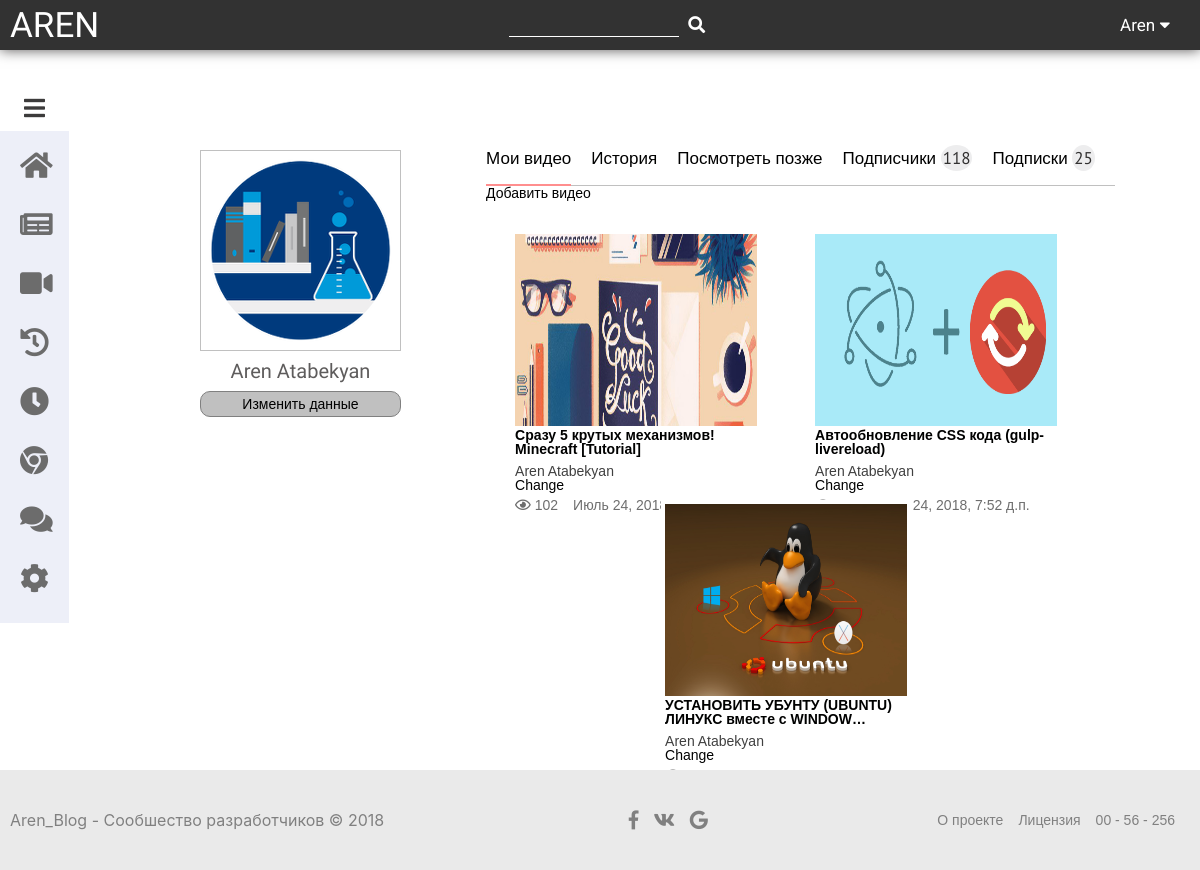
Page /accounts/kabinet/ (signed in) on the committed database.
### accounts/models.py (models this page shows, shortened)
class UserProfile(models.Model):
    user = models.OneToOneField(User,
                on_delete=models.CASCADE)
    avatar = models.ImageField(upload_to='imageusers',
                null=True,
                verbose_name='Изображение')
    followers = models.ManyToManyField(User,
                related_name='is_following',
                blank=True)
    following = models.ManyToManyField(User,
              related_name='is_followers',
              blank=True)
    story = models.ManyToManyField(VideoBlog,
                related_name='story',
                blank=True)
    view_later = models.ManyToManyField(VideoBlog,
                    related_name='view_latter',
                    blank=True)
    story_false = models.BooleanField(default=True)

### videoblog/models.py (models this page shows, shortened)
class VideoBlog(models.Model):
	user = models.ForeignKey(settings.AUTH_USER_MODEL,
								on_delete=models.CASCADE)
	title = models.TextField()
	data = models.DateTimeField(auto_now=True,
						auto_now_add=False)
	updated = models.DateTimeField(auto_now=True, auto_now_add=False)
	imgtitle = models.ImageField(upload_to='imgvideos')
	video = models.FileField(upload_to='videos')
	opisaniye = models.TextField()
	videotype = models.TextField(null=False)
	views = models.ManyToManyField(IpAdress)

### accounts/views.py (the view)
# urls.py: path('kabinet/', kabinet, name='kabinet'),
def kabinet(request):
	profilemy = UserProfile.objects.get_or_create(user=request.user)
	user = request.user
	pofile = UserProfile.objects.all()
	videoblog = VideoBlog.objects.all().order_by("-updated")
	context = {
		"user": user,
		"userpofile": pofile,
		"title": "PROFILE",
		"videoblog": videoblog,
	}
	if request.method == 'POST' and request.FILES['myfile']:
		myfile = request.FILES['myfile']
		user.userprofile.avatar = myfile
		user.userprofile.save()
	return render(request, 'accounts/kabinet.html', context)

### templates/accounts/kabinet.html (shortened to what this page needs)
{% extends 'home/home.html' %}
{% block content %}
{% load static %}
{% if user.is_authenticated %}
<div id="myProfile">
	{% if user.userprofile.avatar %}
	<div class="img">
		<img src="{{ user.userprofile.avatar.url }}" alt="">
		<p class="NameProfileP">
		{{ user.get_full_name }}</p>
		<p class="editProfileP">Изменить данные</p>
	</div>
	{% endif %}
	<div class="rightProfile">
		<div class="tab">
			<div class="tabTabs activeTab">
		<a href="/accounts/kabinet/">Мои видео</a></div>
		<div class="tabTabs">
	<a href="/accounts/kabinet/tab=story/">История</a></div>
		<div class="tabTabs ">Посмотреть позже</div>
		<div class="tabTabs">Подписчики
			<span>118</span></div>
		<div class="tabTabs">Подписки
			<span>25</span></div>
		</div>
		<p id="addvideop">Добавить видео</p>
		<div class="myPostsAnd">
			{% for videos in videoblog %}
			{% if videos.user == request.user %}
	<article class="myposts">
		<a href="/video/{{videos.id}}/">
		<img src="{{ videos.imgtitle.url }}" alt="">
		<h3>{{ videos.title|truncatechars:50 }}</h3>
		<p class="vieBlog">
		{{ videos.user.get_full_name }}</p>
		<p><a href="/video/{{videos.id}}/edit">
		Change</a></p>
		<div class="dataAndViewBlog">
			<p class="viewBlog">
			<i class="far fa-eye"></i> 102 </p>
		<p class="datablog">{{ videos.data }}</p>
		</div>
		</a>
	</article>
	{% endif %}
	{% endfor %}
		</div>
	</div>
</div>
{% else %}
<p>Запрешено</p>
{% endif %}
{% endblock content %}

### templates/home/headerandlog.html (shortened to what this page needs)
<header class="headermy">
	<p class="logo"><a href="/">AREN</a></p>
	<form method="GET"
	action="/listsearch/"
	class="formSearch">
		<input autocomplete="off" name="q" onclick="searchOpen()"
		class="textSearch" type="text">
		<button class="btnSearch" type="submit">
			<i class="fas fa-search"></i>
		</button>
	</form>
	<div class="righthomelog">
		{% if user.is_authenticated %}
		<p id="dropIProfile" >
		<a href="">{{ user.first_name }}</a>
		<i class="fas fa-caret-down"></i>
		</p>
		{% else %}
		<p onclick="loginDialog()"
		class="login">Войти</p>
		<p onclick="regDialog()"
		class="register">Регистрация</p>
		{% endif %}
	</div>
</header>

### static/css/style.css (style rules this page uses)
html { overflow-x: hidden; }
* { padding: 0; margin: 0; }
.logo { margin-left: 10px; margin-top: auto; margin-bottom: auto; cursor: pointer; }
.logo a { font-size: 35px; font-family: 'Italiana', serif; color: #FFFFFF; text-transform: uppercase; }
header { display: flex; }
.formSearch { margin: 13px auto auto; }
.righthomelog { display: flex; margin-top: auto; margin-bottom: auto; font-size: 17px; }
.righthomelog p { user-select: none; color: #FFFFFF; font-family: 'Roboto', sans-serif; }
.righthomelog p a { user-select: none; color: #FFFFFF; font-family: 'Roboto', sans-serif; }
.righthomelog p { margin-right: 10px; }
body { background-color: #FAFAFA; }
.btnSearch { border: none; padding: 2px 5px; background-color: #323232; color: #FFFFFF; font-size: 17px; }
.textSearch { border: none; border-bottom: 1px solid #FFFFFF; outline: none; background: #323232; font-size: 20px; width: 170px; color: #FFFFFF; }
.myposts { width: 250px; border: 4px solid white; height: 200px; margin-bottom: 70px; margin: 0 auto 70px auto; cursor: pointer; }
.myposts img { max-width: 100%; height: 100%; }
.vieBlog { margin-top: 8px; color: #404040; }
.dataAndViewBlog { margin-top: 6px; display: flex; }
.dataAndViewBlog p { color: #6E6E6E; }
.viewBlog { float: left; padding: 0 0; }
.datablog { margin-left: 15px; float: right; }
body { display: flex; flex-direction: column; }
.headermy { background-color: #323232; box-shadow: 0 0 0.9em #555353; position: fixed; top: 0; width: 100%; display: flex; height: 50px; z-index: 1; }
@media (min-width: 699px) { #myProfile { display: flex; flex-wrap: wrap; margin-left: 200px; margin-top: 150px; } }
#myProfile .img img { display: flex; justify-content: center; border: 1px solid silver; padding: 8px; }
@media (min-width: 918px) { .rightProfile { margin-left: 200px; margin: 0 auto; } }
@media (min-width: 980px) { .rightProfile .tab .tabTabs { padding-bottom: 17px; cursor: pointer; user-select: none; margin-right: 20px; font-size: 17px; font-family: 'PT Sans', sans-serif; } }
@media (min-width: 500px) { .rightProfile .tab { display: flex; flex-wrap: wrap; border-bottom: 1px solid silver; } }
.tabTabs span { background: #EDEDEE; border-radius: 50%; padding: 2px; color: #323131; }
.activeTab { border-bottom: none; margin-bottom: -1.40px; border-bottom: 2px solid #FF8E8E; }
.NameProfileP { font-size: 20px; font-family: 'Cuprum', sans-serif; display: flex; color: #5E5C5C; justify-content: center; margin-top: 10px; }
.editProfileP { background: silver; padding: 5px; text-align: center; border: 1px solid grey; border-radius: 10px; margin-top: 10px; }
.myPostsAnd { max-width: 600px; display: flex; flex-wrap: wrap; margin-top: 30px; }
.righthomelog i { margin-right: 20px; color: white; }
#addvideop { cursor: pointer; }

### rows in the picture
VideoBlog: imgtitle (picture), title "Сразу 5 крутых механизмов! Minecraft [Tutorial]", user.get_full_name "Aren Atabekyan", data "Июль 24, 2018, 11:12 д.п."
VideoBlog: imgtitle (picture), title "Автообновление CSS кода (gulp-livereload)", user.get_full_name "Aren Atabekyan", data "Июль 24, 2018, 7:52 д.п."
VideoBlog: imgtitle (picture), title "УСТАНОВИТЬ УБУНТУ (UBUNTU) ЛИНУКС вместе с WINDOW…", user.get_full_name "Aren Atabekyan"

### other values in the picture
{{ user.first_name }} "Aren"
{{ user.get_full_name }} "Aren Atabekyan"
